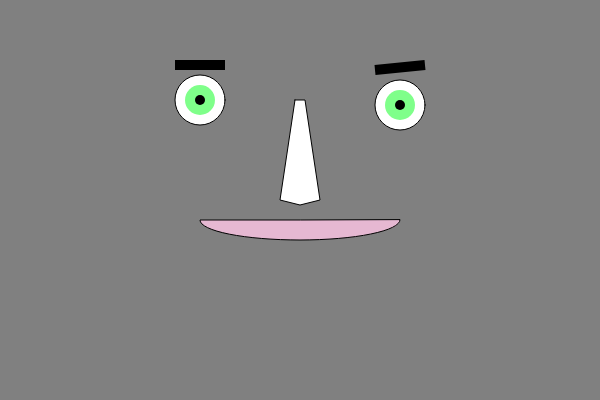
Frame 1 (no input)
Frame 60 (no input): identical to frame 1, image omitted
Frame 120 (the mouse pressed at the canvas centre since frame 60): identical to frame 1, image omitted

The p5.js sketch that drew this single still picture (run headless with seeded random() and noise() and a simulated clock; from frame 60 on, the mouse is pressed at the canvas centre):

// p5.js sketch
// ── sketch.js
function setup() {
  createCanvas(600, 400);
  colorMode(HSB)
}

function draw() {
  background(255,0,50);

  // drawing the eyes
  ellipse(200,100,50,50);
  ellipse(400,105,50,50);

  push();
  noStroke();
  fill(125,100,100,0.5);
  ellipse(200,100,30,30);
  ellipse(400,105,30,30);

  fill(0);
  ellipse(200,100,10,10);
  ellipse(400,105,10,10);
  pop();
  //fill(255);

  // drawing the nose
  // triangle(300,100,290,200,310,200);
  beginShape();
  vertex(295,100);
  vertex(280,200);
  vertex(300,205);
  vertex(320,200);
  vertex(305,100);
  endShape(CLOSE);

  
  // drawing mouth
  push();
  fill(325,20,90);
  arc(300,220,200,40,0,PI,PIE);
  pop();

  // drawing eyebrows
  push();
  strokeWeight(10);
  strokeCap(SQUARE);
  line(175,65,225,65);
  line(375,70,425,65);
  pop();
}
